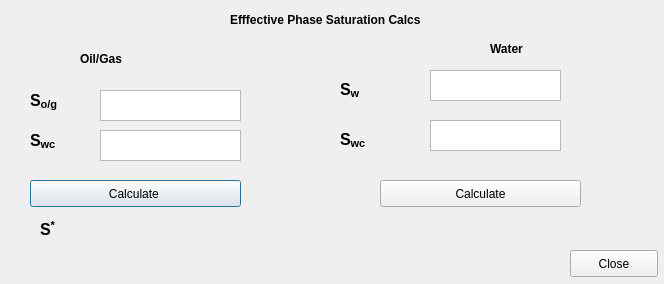
<?xml version="1.0" encoding="UTF-8"?>
<ui version="4.0">
 <class>eff_phase_sat_calc_diag</class>
 <widget class="QDialog" name="eff_phase_sat_calc_diag">
  <property name="geometry">
   <rect>
    <x>0</x>
    <y>0</y>
    <width>664</width>
    <height>284</height>
   </rect>
  </property>
  <property name="windowTitle">
   <string>Dialog</string>
  </property>
  <widget class="QPushButton" name="effective_phase_saturation_sog_calc_button">
   <property name="geometry">
    <rect>
     <x>30</x>
     <y>180</y>
     <width>211</width>
     <height>27</height>
    </rect>
   </property>
   <property name="text">
    <string>Calculate </string>
   </property>
  </widget>
  <widget class="QLabel" name="output">
   <property name="geometry">
    <rect>
     <x>80</x>
     <y>220</y>
     <width>521</width>
     <height>31</height>
    </rect>
   </property>
   <property name="text">
    <string/>
   </property>
  </widget>
  <widget class="QPlainTextEdit" name="t2_s_wc">
   <property name="geometry">
    <rect>
     <x>100</x>
     <y>130</y>
     <width>141</width>
     <height>31</height>
    </rect>
   </property>
  </widget>
  <widget class="QLabel" name="label_9">
   <property name="geometry">
    <rect>
     <x>340</x>
     <y>130</y>
     <width>31</width>
     <height>19</height>
    </rect>
   </property>
   <property name="text">
    <string>&lt;html&gt;&lt;head/&gt;&lt;body&gt;&lt;p&gt;&lt;span style=&quot; font-size:12pt; font-weight:600;&quot;&gt;S&lt;/span&gt;&lt;span style=&quot; font-size:12pt; font-weight:600; vertical-align:sub;&quot;&gt;wc&lt;/span&gt;&lt;/p&gt;&lt;/body&gt;&lt;/html&gt;</string>
   </property>
  </widget>
  <widget class="QLabel" name="label">
   <property name="geometry">
    <rect>
     <x>230</x>
     <y>10</y>
     <width>231</width>
     <height>21</height>
    </rect>
   </property>
   <property name="text">
    <string>&lt;html&gt;&lt;head/&gt;&lt;body&gt;&lt;p&gt;&lt;span style=&quot; font-weight:600;&quot;&gt;Efffective Phase Saturation Calcs&lt;/span&gt;&lt;/p&gt;&lt;/body&gt;&lt;/html&gt;</string>
   </property>
  </widget>
  <widget class="QLabel" name="label_4">
   <property name="geometry">
    <rect>
     <x>30</x>
     <y>130</y>
     <width>41</width>
     <height>21</height>
    </rect>
   </property>
   <property name="text">
    <string>&lt;html&gt;&lt;head/&gt;&lt;body&gt;&lt;p&gt;&lt;span style=&quot; font-size:12pt; font-weight:600;&quot;&gt;S&lt;/span&gt;&lt;span style=&quot; font-size:12pt; font-weight:600; vertical-align:sub;&quot;&gt;wc&lt;/span&gt;&lt;/p&gt;&lt;/body&gt;&lt;/html&gt;</string>
   </property>
  </widget>
  <widget class="QLabel" name="label_8">
   <property name="geometry">
    <rect>
     <x>340</x>
     <y>80</y>
     <width>67</width>
     <height>19</height>
    </rect>
   </property>
   <property name="text">
    <string>&lt;html&gt;&lt;head/&gt;&lt;body&gt;&lt;p&gt;&lt;span style=&quot; font-size:12pt; font-weight:600;&quot;&gt;S&lt;/span&gt;&lt;span style=&quot; font-size:12pt; font-weight:600; vertical-align:sub;&quot;&gt;w&lt;/span&gt;&lt;/p&gt;&lt;/body&gt;&lt;/html&gt;</string>
   </property>
  </widget>
  <widget class="QPushButton" name="effective_phase_saturation_sw_calc_button">
   <property name="geometry">
    <rect>
     <x>380</x>
     <y>180</y>
     <width>201</width>
     <height>27</height>
    </rect>
   </property>
   <property name="text">
    <string>Calculate</string>
   </property>
  </widget>
  <widget class="QLabel" name="label_3">
   <property name="geometry">
    <rect>
     <x>30</x>
     <y>90</y>
     <width>41</width>
     <height>21</height>
    </rect>
   </property>
   <property name="text">
    <string>&lt;html&gt;&lt;head/&gt;&lt;body&gt;&lt;p&gt;&lt;span style=&quot; font-size:12pt; font-weight:600;&quot;&gt;S&lt;/span&gt;&lt;span style=&quot; font-size:12pt; font-weight:600; vertical-align:sub;&quot;&gt;o/g&lt;/span&gt;&lt;/p&gt;&lt;/body&gt;&lt;/html&gt;</string>
   </property>
  </widget>
  <widget class="QLabel" name="label_7">
   <property name="geometry">
    <rect>
     <x>490</x>
     <y>40</y>
     <width>51</width>
     <height>19</height>
    </rect>
   </property>
   <property name="text">
    <string>&lt;html&gt;&lt;head/&gt;&lt;body&gt;&lt;p&gt;&lt;span style=&quot; font-weight:600;&quot;&gt;Water&lt;/span&gt;&lt;/p&gt;&lt;/body&gt;&lt;/html&gt;</string>
   </property>
  </widget>
  <widget class="QPlainTextEdit" name="t3_s_w">
   <property name="geometry">
    <rect>
     <x>430</x>
     <y>70</y>
     <width>131</width>
     <height>31</height>
    </rect>
   </property>
  </widget>
  <widget class="QLabel" name="label_2">
   <property name="geometry">
    <rect>
     <x>40</x>
     <y>220</y>
     <width>31</width>
     <height>19</height>
    </rect>
   </property>
   <property name="text">
    <string>&lt;html&gt;&lt;head/&gt;&lt;body&gt;&lt;p&gt;&lt;span style=&quot; font-size:12pt; font-weight:600;&quot;&gt;S&lt;/span&gt;&lt;span style=&quot; font-size:12pt; font-weight:600; vertical-align:super;&quot;&gt;*&lt;/span&gt;&lt;/p&gt;&lt;/body&gt;&lt;/html&gt;</string>
   </property>
  </widget>
  <widget class="QPlainTextEdit" name="t1_s_og">
   <property name="geometry">
    <rect>
     <x>100</x>
     <y>90</y>
     <width>141</width>
     <height>31</height>
    </rect>
   </property>
  </widget>
  <widget class="QPlainTextEdit" name="t4_s_wc">
   <property name="geometry">
    <rect>
     <x>430</x>
     <y>120</y>
     <width>131</width>
     <height>31</height>
    </rect>
   </property>
  </widget>
  <widget class="QLabel" name="label_6">
   <property name="geometry">
    <rect>
     <x>80</x>
     <y>50</y>
     <width>67</width>
     <height>19</height>
    </rect>
   </property>
   <property name="text">
    <string>&lt;html&gt;&lt;head/&gt;&lt;body&gt;&lt;p&gt;&lt;span style=&quot; font-weight:600;&quot;&gt;Oil/Gas&lt;/span&gt;&lt;/p&gt;&lt;/body&gt;&lt;/html&gt;</string>
   </property>
  </widget>
  <widget class="QPushButton" name="close">
   <property name="geometry">
    <rect>
     <x>570</x>
     <y>250</y>
     <width>88</width>
     <height>27</height>
    </rect>
   </property>
   <property name="text">
    <string>Close</string>
   </property>
  </widget>
 </widget>
 <resources/>
 <connections/>
</ui>
